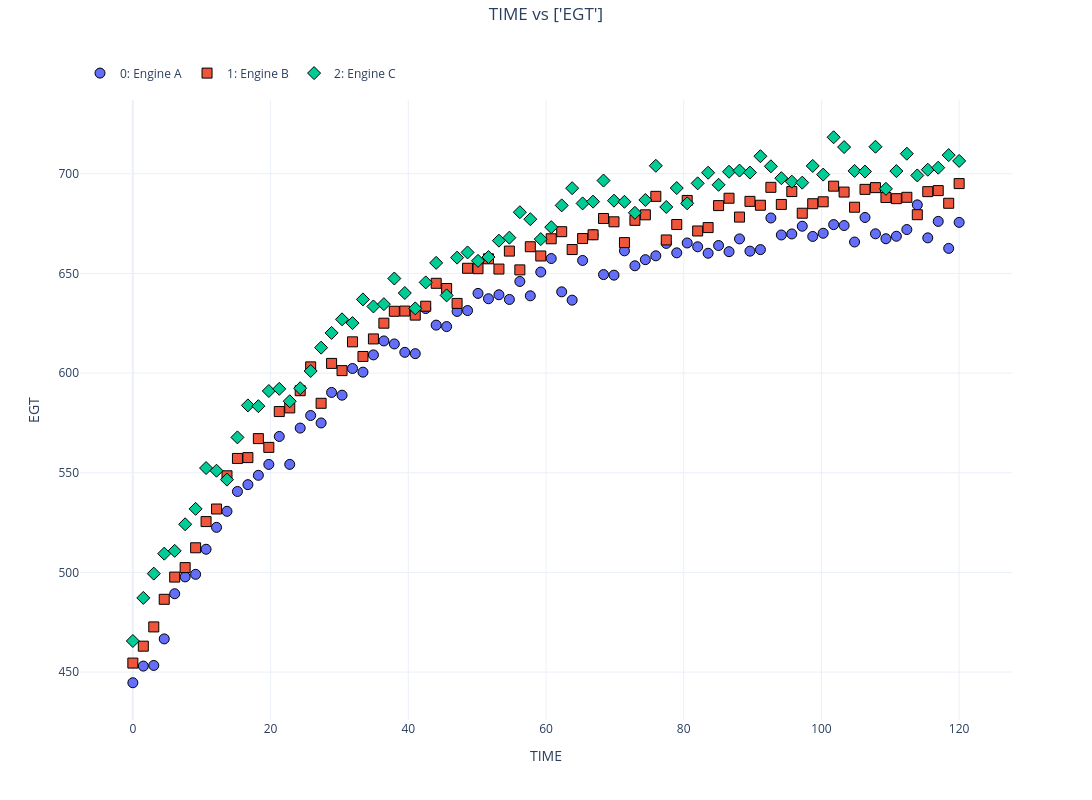

This figure's notebook cell:
### Markdown cell above
<a id="4.1"></a>
## 4.1 Your first plot

By default, datasets are drawn as **markers** (a scatter plot). Each dataset gets
a color from the palette automatically.

### Code cell
nb.plot('TIME', 'EGT').show()
